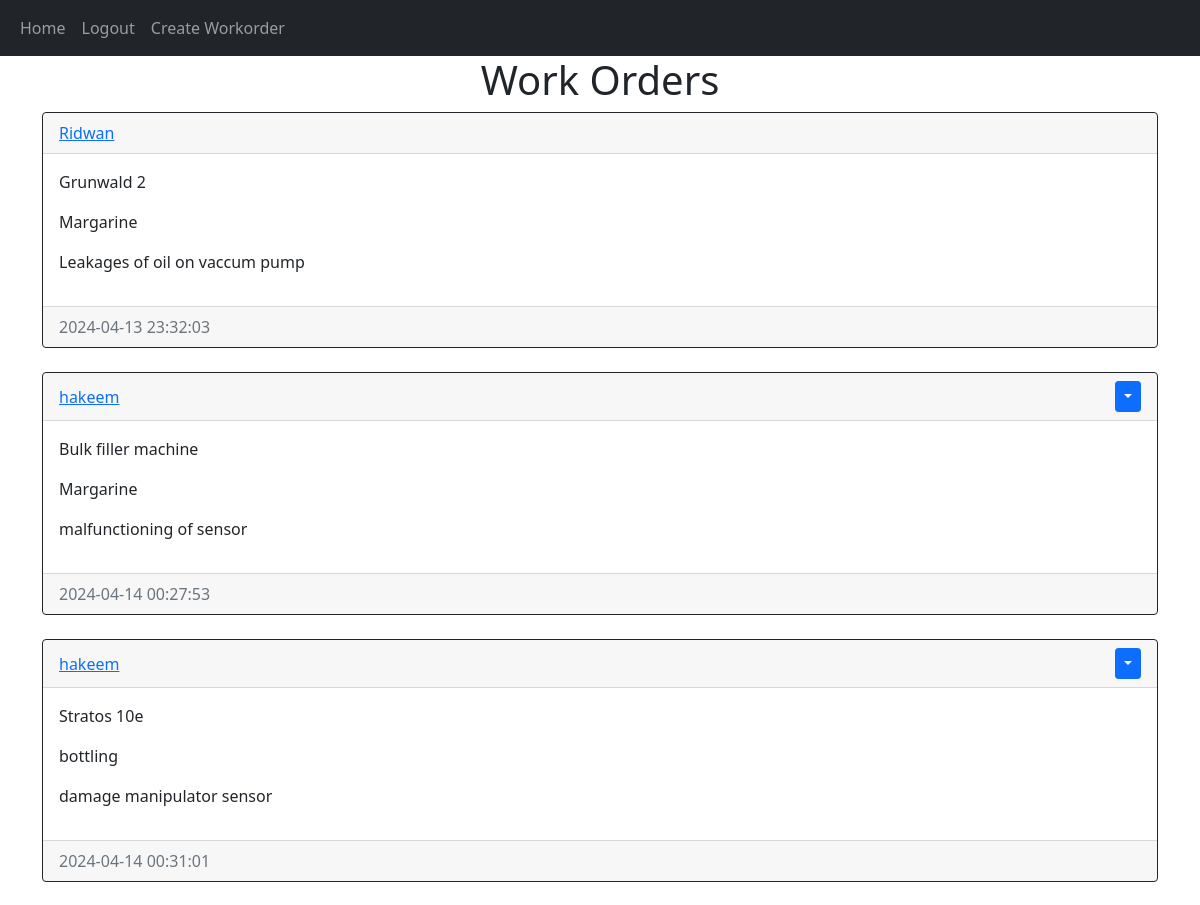
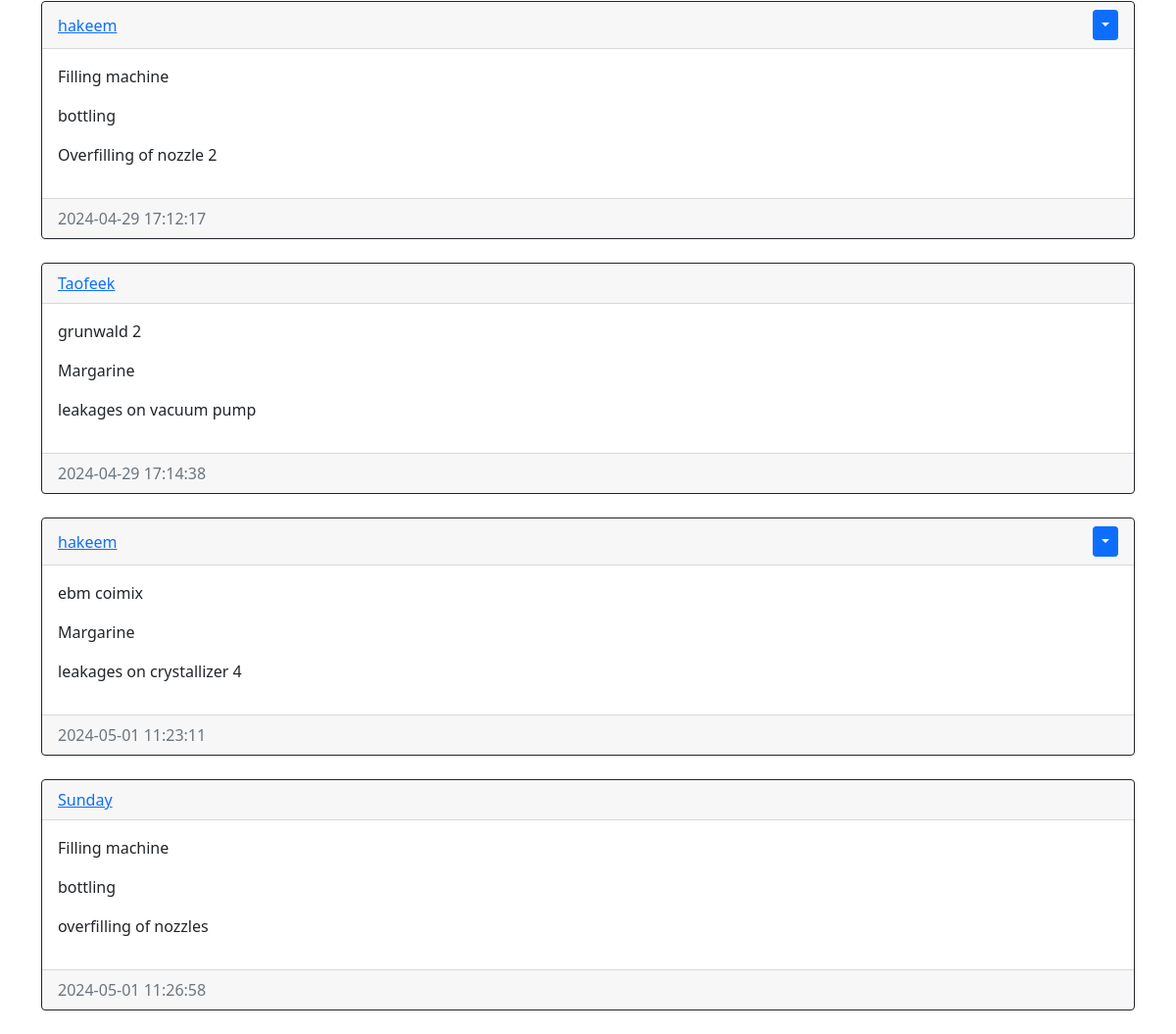
Screenshot of /home (signed in) with the database file from the repository (2 pictures, top to bottom).
### website/models.py (models this page shows)
class WorkOrder(db.Model):
    id = db.Column(db.Integer, primary_key=True)
    equipment_name = db.Column(db.Text, nullable=False)
    department = db.Column(db.Text, nullable=False)
    work_requested = db.Column(db.Text, nullable=False)
    date_created = db.Column(db.DateTime(timezone=True), default=func.now())
    user_id = db.Column(db.Integer, db.ForeignKey(
        'user.id', ondelete="CASCADE"), nullable=False)

class User(db.Model, UserMixin):
    id = db.Column(db.Integer, primary_key=True)
    email = db.Column(db.String(150), unique=True)
    username = db.Column(db.String(150), unique=True)
    password = db.Column(db.String(150))
    date_created = db.Column(db.DateTime(timezone=True), default=func.now())
    work_orders = db.relationship('WorkOrder', backref='user', passive_deletes=True)

### website/views.py (the view)
@views.route("/")
@views.route("/home")
@login_required
def home():
    work_orders = WorkOrder.query.all()
    return render_template("home.html", user=current_user, work_orders=work_orders)

### website/__init__.py (called while the page is built)
def create_app():
    app = Flask(__name__)
    app.config['SECRET_KEY'] = "helloworld"
    app.config['SQLALCHEMY_DATABASE_URI'] = f'sqlite:///{DB_NAME}'
    db.init_app(app)
    from .views import views
    from .auth import auth
    app.register_blueprint(views, url_prefix="/")
    app.register_blueprint(auth, url_prefix="/")
    from .models import User, WorkOrder
    with app.app_context():
        db.create_all()
    login_manager = LoginManager()
    login_manager.login_view = "auth.login"
    login_manager.init_app(app)
    @login_manager.user_loader
    def load_user(id):
        return User.query.get(int(id))
    return app

### website/templates/home.html
{% extends "workorders_div.html" %} {% block title %}Home{% endblock %}

### website/templates/workorders_div.html (shortened to what this page needs)
{% extends "base.html" %} {% block title %}Workorder{% endblock %} {% block content
    %}
    <h1 align="center">{% block header %}Work Orders{% endblock %}</h1>
    <div id="posts">
      {% for workorder in work_orders %}
      <div class="card border-dark">
        <div class="card-header d-flex justify-content-between align-items-center">
          <a href="/workorders/{{workorder.user.username}}">{{workorder.user.username}}</a>
          {% if user.id == workorder.user_id %}
          <div class="btn-group">
            <button
              type="button"
              class="btn btn-sm btn-primary dropdown-toggle"
              data-bs-toggle="dropdown"
            ></button>
          </div>
          {% endif %}
        </div>
        <div class="card-body">
          <div class="card-text">
            <p>{{workorder.equipment_name}}</p>
            <p>{{workorder.department}}</p>
            <p>{{workorder.work_requested}}</p>
        </div>
        </div>
        <div class="card-footer text-muted">
            {{workorder.date_created}}
        </div>
      </div>
      <br/ > {% endfor %}
    </div>
    {% endblock %}

### rows the page displays
WorkOrder: user.username "Ridwan", equipment_name "Grunwald 2", department "Margarine", work_requested "Leakages of oil on vaccum pump", date_created "2024-04-13 23:32:03"
WorkOrder: user.username "hakeem", equipment_name "Bulk filler machine", department "Margarine", work_requested "malfunctioning of sensor", date_created "2024-04-14 00:27:53"
WorkOrder: user.username "hakeem", equipment_name "Stratos 10e", department "bottling", work_requested "damage manipulator sensor", date_created "2024-04-14 00:31:01"
WorkOrder: user.username "hakeem", equipment_name "Filling machine", department "bottling", work_requested "Overfilling of nozzle 2", date_created "2024-04-29 17:12:17"
WorkOrder: user.username "Taofeek", equipment_name "grunwald 2", department "Margarine", work_requested "leakages on vacuum pump", date_created "2024-04-29 17:14:38"
WorkOrder: user.username "hakeem", equipment_name "ebm coimix", department "Margarine", work_requested "leakages on crystallizer 4", date_created "2024-05-01 11:23:11"
WorkOrder: user.username "Sunday", equipment_name "Filling machine", department "bottling", work_requested "overfilling of nozzles", date_created "2024-05-01 11:26:58"
